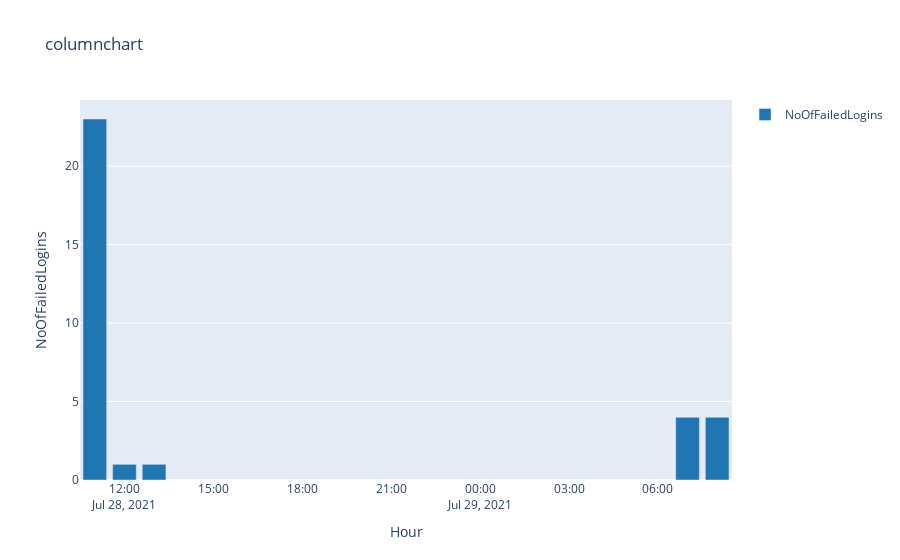

The code cell stored with this chart in its notebook:
### Markdown cell above
### Show Me Failed Logins by Hour as a Column Chart

### Code cell
%kql sqlManagedInstances_logs_CL | where Message startswith "Logon       Login "| sort by es_process_timestamp_t desc | summarize NoOfFailedLogins=count() by Hour=bin(es_process_timestamp_t,1h) | render columnchart

### Figure 1 — Plotly figure (JSON) as saved in the notebook; plotly's stock layout.template omitted (floating-point values rounded to 4 significant figures)
{"data": [{"marker": {"color": "rgb(31, 118, 179)"}, "name": "NoOfFailedLogins", "orientation": "v", "type": "bar", "x": ["2021-07-28T11:00:00+00:00", "2021-07-28T12:00:00+00:00", "2021-07-28T13:00:00+00:00", "2021-07-29T07:00:00+00:00", "2021-07-29T08:00:00+00:00"], "y": [23, 1, 1, 4, 4]}], "layout": {"showlegend": true, "title": {"text": "columnchart"}, "xaxis": {"ticksuffix": "", "title": {"text": "Hour"}, "type": "date"}, "yaxis": {"title": {"text": "NoOfFailedLogins"}, "type": "linear"}}}
